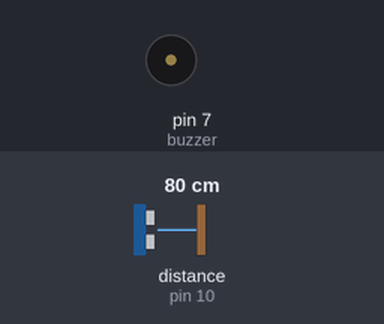
A sketch run on a simulated Arduino Uno, built with avr-gcc and run on an emulated ATmega328P. Parts: buzzer (waves = sounding). Wiring (inferred from the names in the program): ultrasonic range finder: trigger pin 9; echo pin 10. The test bench sets the inputs (shaded band); at power-on: distance to the obstacle (sensor on pin 10) 80 cm. The echo pulse lasts 58.3 µs per cm; what the sketch prints to the serial monitor is not drawn.

Above: at 0.22 s.
Timing chart, 0 to 3.0 s (numbered marks = the images above):
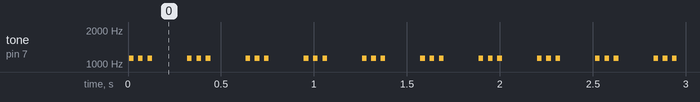

Measured:
- by itself, tone on pin 7 (buzzer): repeats every 0.31 s: 2 × (silent 0.03 s, 1130 Hz 0.03 s), silent 0.19 s, 1130 Hz 0.03 s

The sketch:

sketch_mar2b.ino
```cpp
const int trigPin = 9;
const int echoPin = 10;
const int buzzer = 7;

void setup() {
  Serial.begin(9600);
  pinMode(trigPin, OUTPUT);
  pinMode(echoPin, INPUT);
  pinMode(7, OUTPUT);
}

void loop() {
  digitalWrite(trigPin, LOW);
  delayMicroseconds(2);

  digitalWrite(trigPin, HIGH);
  delayMicroseconds(10);
  digitalWrite(trigPin, LOW);

  long duration = pulseIn(echoPin, HIGH);

  int distance = duration * 0.0343 / 2;

  Serial.println(distance);

  for(int i = 0; i < 3; i++) { // Теперь i начинается с 0
      tone(buzzer, 1130);
      delay(25);         // Ждем, пока звук длится
      noTone(buzzer);    // Выключаем, чтобы создать прерывистый звук
      delay(25);         // Короткая пауза между писками
    }

  delay(distance*2);

}
```
